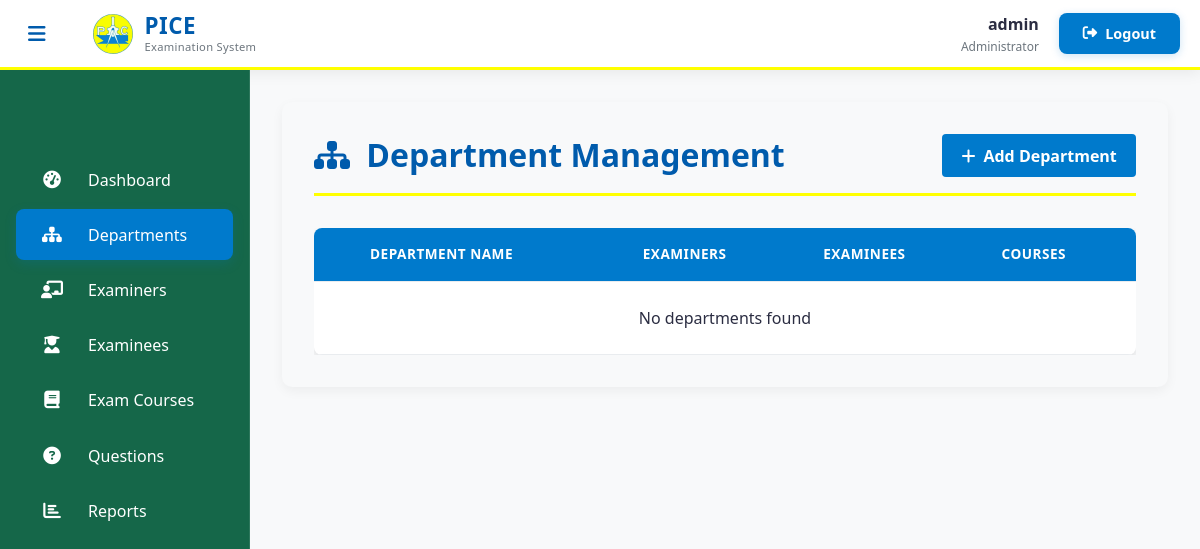
Page /admin-department (signed in) on the earlier database version.
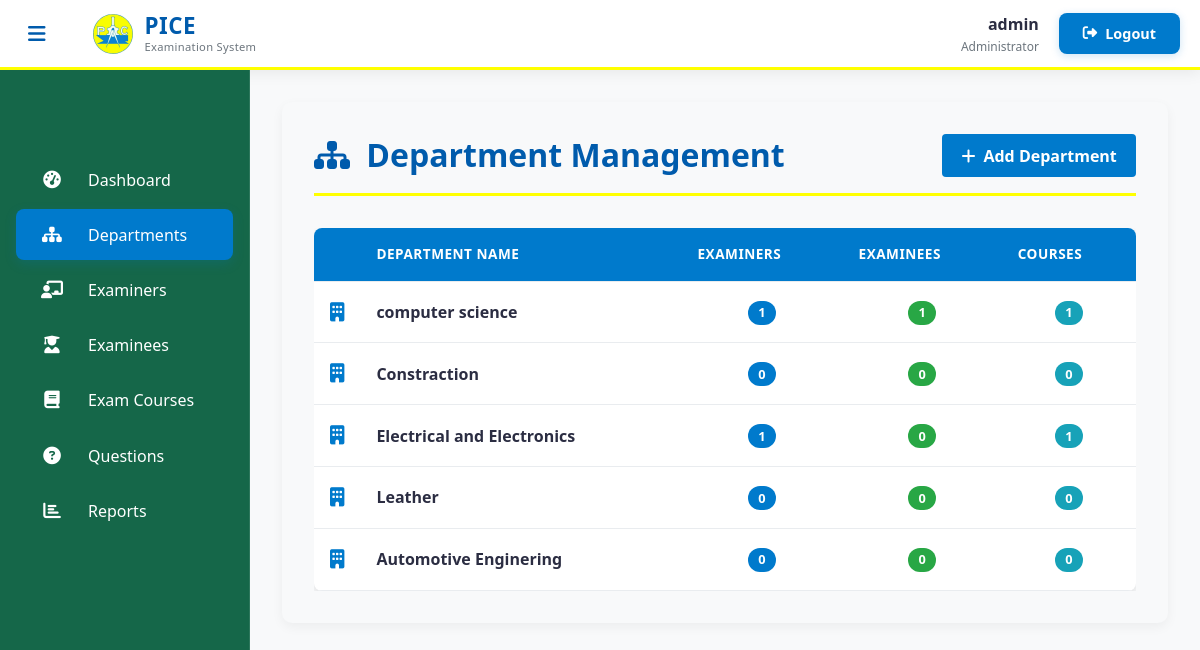
Same page on the later database version.
### exam/models.py (models this page shows, shortened)
class Department(models.Model):
   department_name = models.CharField(max_length=100, unique=True)

### exam/views.py (the view)
# urls.py: path('admin-department', views.admin_department_view,name='admin-department'),
@login_required(login_url='adminlogin')
def admin_department_view(request):
    departments = models.Department.objects.all()
    context = {
        'departments':departments
    }
    return render(request, 'exam/department.html', context)

### templates/exam/department.html (shortened to what this page needs)
{% extends 'exam/adminbase.html' %}
{% load widget_tweaks %}
{% block content %}
<div class="department-section">
    <div class="department-header">
        <h2><i class="fas fa-sitemap me-2"></i> Department Management</h2>
        <a href="/admin-add-department" class="btn-department-link hybrid">
            <i class="fas fa-plus me-2"></i> Add Department
        </a>
    </div>
    <div class="department-table-container">
        <table class="department-table">
            <thead>
                <tr>
                    <th class="table-header-icon"></th>
                    <th>Department Name</th>
                    <th>Examiners</th>
                    <th>Examinees</th>
                    <th>Courses</th>
                </tr>
            </thead>
            <tbody>
                {% for department in departments %}
                <tr class="department-row">
                    <td class="table-icon">
                        <i class="fas fa-building"></i>
                    </td>
                    <td class="department-name">
                        <strong>{{ department.department_name }}</strong>
                    </td>
                    <td class="text-center">
                        <span class="badge bg-primary">{{ department.teachers.count }}</span>
                    </td>
                    <td class="text-center">
                        <span class="badge bg-success">{{ department.students.count }}</span>
                    </td>
                    <td class="text-center">
                        <span class="badge bg-info">{{ department.course_set.count }}</span>
                    </td>
                </tr>
                {% empty %}
                <tr>
                    <td colspan="6" class="text-center py-4">No departments found</td>
                </tr>
                {% endfor %}
            </tbody>
        </table>
    </div>
</div>
{% endblock %}

### templates/exam/adminbase.html (shortened to what this page needs)
<!DOCTYPE html>
{% load static %}
<html lang="en" dir="ltr">
<head>
  <link href="https://cdn.jsdelivr.net/npm/bootstrap@5.3.0/dist/css/bootstrap.min.css" rel="stylesheet">
  <link rel="stylesheet" href="https://cdnjs.cloudflare.com/ajax/libs/font-awesome/6.4.0/css/all.min.css">
</head>
<body>
  <header class="admin-header">
    <div class="header-container">
      <div class="header-left">
        <button class="sidebar-toggle" id="sidebarToggle">
          <i class="fas fa-bars"></i>
        </button>
        <div class="brand-logo">
          <img src="/static/image/logo.jpg" alt="PICE Logo" class="header-logo">
          <div class="logo-text">
            <span class="logo-main">PICE</span>
            <span class="logo-sub">Examination System</span>
          </div>
        </div>
      </div>
      <div class="header-right">
        <div class="user-profile">
          <span class="username">{{user.username}}</span>
          <div class="user-role">Administrator</div>
        </div>
        <a href="/logout" class="logout-btn">
          <i class="fas fa-sign-out-alt"></i>
          <span class="logout-text">Logout</span>
        </a>
      </div>
    </div>
  </header>
  <aside class="admin-sidebar">
    <nav class="sidebar-menu">
      <div class="menu-container">
        <a href="/admin-dashboard" class="menu-item">
          <div class="menu-icon"><i class="fas fa-tachometer-alt"></i></div>
          <span class="menu-text">Dashboard</span>
        </a>
        <a href="/admin-department" class="menu-item">
          <div class="menu-icon"><i class="fas fa-sitemap"></i></div>
          <span class="menu-text">Departments</span>
        </a>
        <a href="/admin-teacher" class="menu-item">
          <div class="menu-icon"><i class="fas fa-chalkboard-teacher"></i></div>
          <span class="menu-text">Examiners</span>
        </a>
        <a href="/admin-student" class="menu-item">
          <div class="menu-icon"><i class="fas fa-user-graduate"></i></div>
          <span class="menu-text">Examinees</span>
        </a>
        <a href="/admin-course" class="menu-item">
          <div class="menu-icon"><i class="fas fa-book"></i></div>
          <span class="menu-text">Exam Courses</span>
        </a>
        <a href="/admin-question" class="menu-item">
          <div class="menu-icon"><i class="fas fa-question-circle"></i></div>
          <span class="menu-text">Questions</span>
        </a>
        <a href="/admin-report" class="menu-item">
          <div class="menu-icon"><i class="fas fa-chart-bar"></i></div>
          <span class="menu-text">Reports</span>
        </a>
      </div>
    </nav>
  </aside>
  <main class="admin-content">
    {% block content %}{% endblock content %}
  </main>
</body>
</html>

### templates/exam/adminbase.html (style rules this page uses)
:root { --yellow-primary: #FFFF00; --blue-primary: #007ACC; --blue-dark: #005BAC; --sidebar-color: #156749; --content-bg: #FFFFFF; --card-bg: #F8F9FA; --text-light: #FFFFFF; --text-dark: #2B2D42; --text-muted: #6C757D; --border-radius: 8px; --transition: all 0.3s cubic-bezier(0.25, 0.8, 0.25, 1); }
body { font-family: 'Segoe UI', system-ui, -apple-system, sans-serif; background-color: var(--content-bg); color: var(--text-dark); overflow-x: hidden; }
.admin-header { background: #FFFFFF; height: 70px; position: fixed; top: 0; left: 0; right: 0; z-index: 1000; box-shadow: 0 2px 15px rgba(0, 0, 0, 0.08); border-bottom: 3px solid #FFFF00; display: flex; align-items: center; padding: 0 20px; }
.header-container { width: 100%; display: flex; justify-content: space-between; align-items: center; }
.header-left { display: flex; align-items: center; gap: 15px; }
.header-right { display: flex; align-items: center; gap: 20px; }
.sidebar-toggle { background: none; border: none; color: #005BAC; font-size: 1.25rem; cursor: pointer; padding: 8px; border-radius: 4px; transition: all 0.3s ease; }
.brand-logo { display: flex; align-items: center; gap: 12px; }
.header-logo { height: 40px; width: 40px; object-fit: contain; border-radius: 4px; }
.logo-text { display: flex; flex-direction: column; line-height: 1.2; }
.logo-main { font-weight: 700; font-size: 1.4rem; color: #005BAC; letter-spacing: 0.5px; }
.logo-sub { font-size: 0.7rem; color: #6C757D; font-weight: 500; letter-spacing: 0.3px; }
.user-profile { text-align: right; }
.username { font-weight: 600; color: #2B2D42; display: block; }
.user-role { font-size: 0.75rem; color: #6C757D; margin-top: 2px; }
.logout-btn { background: #007ACC; color: white; border: none; padding: 8px 16px; border-radius: 4px; font-weight: 500; font-size: 0.9rem; text-decoration: none; display: flex; align-items: center; gap: 8px; transition: all 0.3s ease; }
.logout-text { display: inline-block; }
.admin-sidebar { width: 250px; height: 100vh; position: fixed; top: 70px; left: 0; background: var(--sidebar-color); color: var(--text-light); transition: var(--transition); z-index: 1020; overflow-y: auto; border-right: 1px solid rgba(255, 255, 255, 0.1); padding-top: 4rem; }
.sidebar-menu { padding: 1rem 0; }
.menu-item { display: flex; align-items: center; padding: 0.85rem 1.5rem; color: var(--text-light); text-decoration: none; transition: var(--transition); margin: 0.25rem 1rem; border-radius: var(--border-radius); font-weight: 500; transition: background 0.3s ease, transform 0.2s ease; gap: 0.75rem; }
.menu-item.active { background: var(--blue-primary); color: white; box-shadow: 0 4px 12px rgba(0, 122, 204, 0.2); }
.menu-item i { width: 24px; text-align: center; margin-right: 0.75rem; font-size: 1.1rem; }
.admin-content { margin-left: 250px; margin-top: 70px; padding: 2rem; min-height: calc(100vh - 70px); transition: var(--transition); background-color: var(--card-bg); }
.logout-btn { background: var(--blue-primary); color: white; border: none; padding: 0.6rem 1.5rem; border-radius: var(--border-radius); font-weight: 600; transition: var(--transition); display: flex; align-items: center; gap: 0.5rem; box-shadow: 0 2px 8px rgba(0, 122, 204, 0.2); }
.sidebar-toggle { background: none; border: none; color: var(--blue-dark); font-size: 1.25rem; cursor: pointer; margin-right: 1.5rem; transition: var(--transition); }

Differences in the rows shown:
added Department: department_name "computer science", teachers.count "1", students.count "1", course_set.count "1"
added Department: department_name "Constraction", teachers.count "0", students.count "0", course_set.count "0"
added Department: department_name "Electrical and Electronics", teachers.count "1", students.count "0", course_set.count "1"
added Department: department_name "Leather", teachers.count "0", students.count "0", course_set.count "0"
added Department: department_name "Automotive Enginering", teachers.count "0", students.count "0", course_set.count "0"
Other differences:
text no longer shown: "No departments found"
